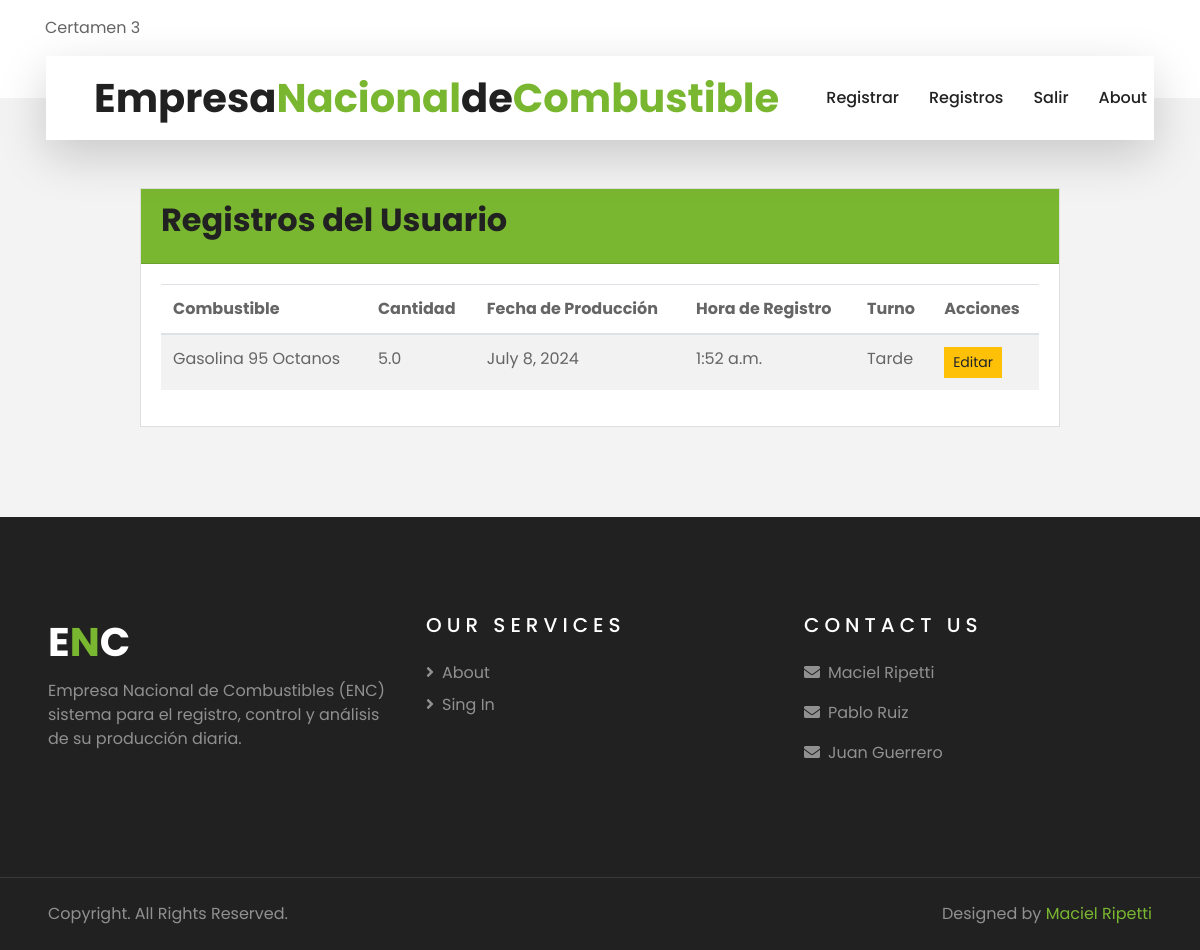
Before: /registros/ (signed in) with the older database file.
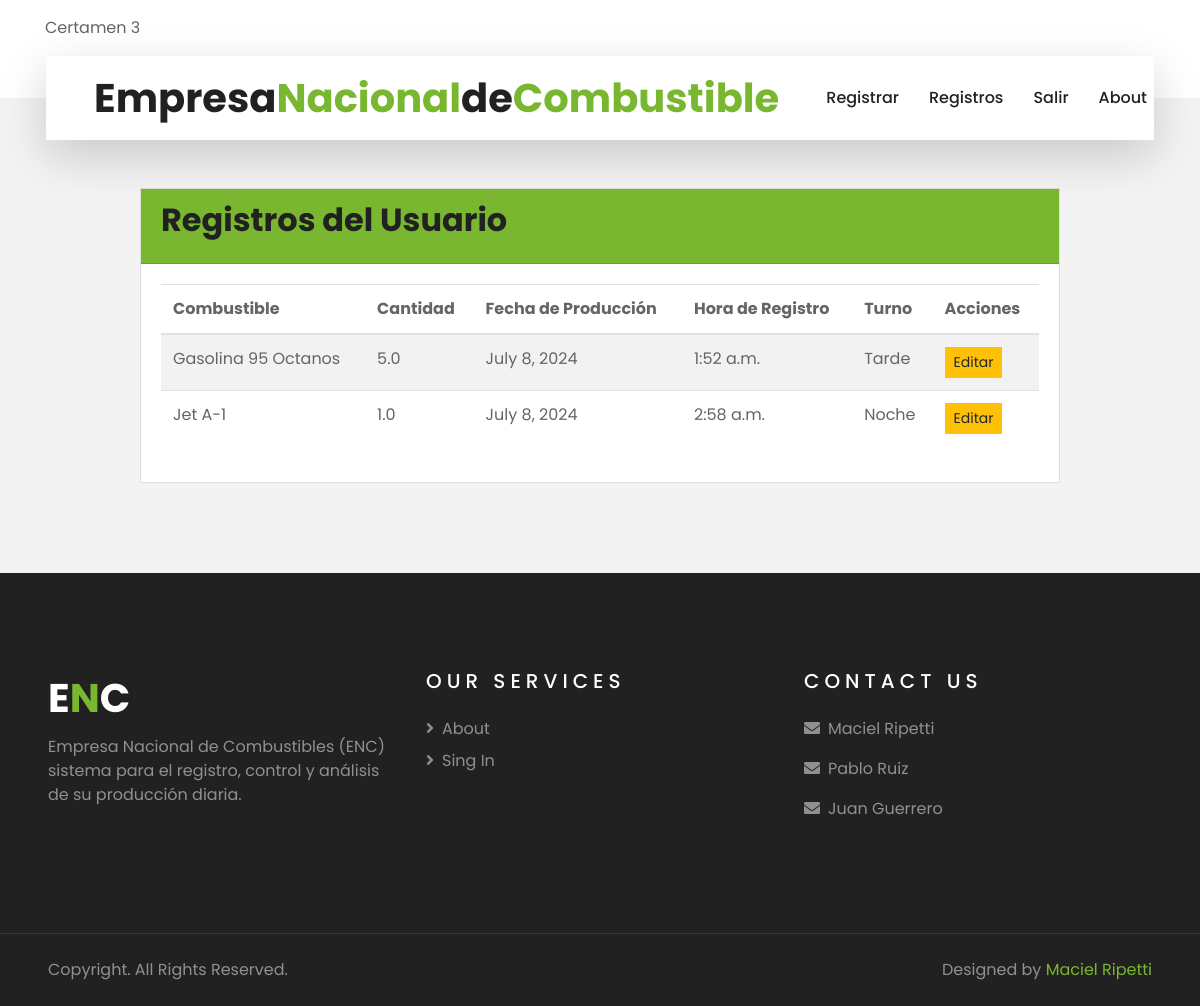
After: the same page with the newer database file.
### core/models.py (models this page shows, shortened)
class RegistroProduccion(models.Model):
    TURNO_CHOICES = [
        ('AM', 'Mañana'),
        ('PM', 'Tarde'),
        ('MM', 'Noche'),
    ]
    combustible = models.ForeignKey(Combustible, on_delete=models.CASCADE)
    litros_producidos = models.FloatField()
    fecha_produccion = models.DateField(default=timezone.now, editable=False)
    turno = models.CharField(max_length=2, choices=TURNO_CHOICES)
    hora_registro = models.TimeField(auto_now_add=True, editable=False)
    operador = models.ForeignKey(User, on_delete=models.CASCADE)

class Combustible(models.Model):
    codigo = models.CharField(max_length=3, unique=True)
    nombre = models.CharField(max_length=100)
    planta = models.ForeignKey(Planta, on_delete=models.CASCADE)

### core/views.py (the view)
# urls.py: path('registros/', registro_views.registros, name='registros_usuario'),
@login_required
@group_required('Operador')
def registros(request):
    registros = RegistroProduccion.objects.filter(operador=request.user)
    es_operador = request.user.groups.filter(name='Operador').exists()
    return render(request, 'core/mis_registros.html', {'registros': registros, 'es_operador':es_operador})

### core/views.py (called while the page is built)
def group_required(*group_names):
    def check(user):
        if user.groups.filter(name__in=group_names).exists()    | user.is_superuser:
            return True
        else:
            return False
    return user_passes_test(check, login_url='core/index.html')

### core/templates/core/mis_registros.html (shortened to what this page needs)
{% extends 'core/base.html' %}
{% load static %}
{% block content %}
<body>
    <div class="container mt-5">
        <div class="row justify-content-center">
            <div class="col-md-10">
                <div class="card">
                    <div class="card-header bg-primary text-white">
                        <h2 class="card-title">Registros del Usuario</h2>
                    </div>
                    <div class="card-body">
                        {% if registros %}
                            <table class="table table-striped">
                                <thead>
                                    <tr>
                                        <th>Combustible</th>
                                        <th>Cantidad</th>
                                        <th>Fecha de Producción</th>
                                        <th>Hora de Registro</th>
                                        <th>Turno</th>
                                        <th>Acciones</th>
                                    </tr>
                                </thead>
                                <tbody>
                                    {% for registro in registros %}
                                        <tr>
                                            <td>{{ registro.combustible.nombre }}</td>
                                            <td>{{ registro.litros_producidos }}</td>
                                            <td>{{ registro.fecha_produccion }}</td>
                                            <td>{{ registro.hora_registro }}</td>
                                            <td>{{ registro.get_turno_display }}</td>
                                            <td>
                                                <a href="{% url 'editar_registro' registro.pk %}" class="btn btn-sm btn-warning">Editar</a>
                                            </td>
                                        </tr>
                                    {% endfor %}
                                </tbody>
                            </table>
                        {% else %}
                            <p class="text-center">No hay registros disponibles.</p>
                        {% endif %}
                    </div>
                </div>
            </div>
        </div>
    </div>
</body>
</html>
{% endblock content %}

### core/templates/core/base.html (shortened to what this page needs)
{% load static %}
<!DOCTYPE html>
<html lang="en">
<head>
    <link href="https://cdnjs.cloudflare.com/ajax/libs/font-awesome/5.10.0/css/all.min.css" rel="stylesheet">
    <link href="{% static 'lib/owlcarousel/assets/owl.carousel.min.css' %}" rel="stylesheet">
    <link href="{% static 'lib/tempusdominus/css/tempusdominus-bootstrap-4.min.css' %}" rel="stylesheet">
    <link href="{% static 'css/style.css' %}" rel="stylesheet">
</head>
<body>
    <div class="container-fluid bg-light pt-3 d-none d-lg-block">
        <div class="container">
            <div class="row">
                <div class="col-lg-6 text-center text-lg-left mb-2 mb-lg-0">
                    <div class="d-inline-flex align-items-center">
                        <p>Certamen 3</p>
                    </div>
                </div>
            </div>
        </div>
    </div>
    <div class="container-fluid position-relative nav-bar p-0">
        <div class="container-lg position-relative p-0 px-lg-3" style="z-index: 9;">
            <nav class="navbar navbar-expand-lg bg-light navbar-light shadow-lg py-3 py-lg-0 pl-3 pl-lg-5">
                <a href="" class="navbar-brand">
                    <h1 class="m-0 text-primary"><span class="text-dark">Empresa</span>Nacional<span class="text-dark">de</span>Combustible</h1>
                </a>
                <div class="collapse navbar-collapse justify-content-between px-3" id="navbarCollapse">
                    <div class="navbar-nav ml-auto py-0">
                        {% if request.user.is_authenticated %}
                          {% if es_operador %}
                            <a href="{% url 'registro' %}" class="nav-item nav-link">Registrar</a>
                            <a href="{% url 'registros_usuario' %}" class="nav-item nav-link">Registros</a>
                          {% endif %}
                          <a href="{% url 'exit' %}" class="nav-item nav-link">Salir</a>
                        {% else %}
                          <a href="{% url 'login' %}" class="nav-item nav-link">Ingresar</a>
                        {% endif %}
                        <a href="" class="nav-item nav-link">About</a>
                    </div>
                </div>
            </nav>
        </div>
    </div>
    {% block content %}
    {% endblock content %}
    <div class="container-fluid bg-dark text-white-50 py-5 px-sm-3 px-lg-5" style="margin-top: 90px;">
        <div class="row pt-5">
            <div class="col-lg-4 col-md-6 mb-5">
                <a href="" class="navbar-brand">
                    <h1 class="text-primary"><span class="text-white">E</span>N<span class="text-white">C</span></h1>
                </a>
                <p>Empresa Nacional de Combustibles (ENC) sistema para el registro, control y
                  análisis de su producción diaria.</p>
            </div>
            <div class="col-lg-4 col-md-6 mb-5">
                <h5 class="text-white text-uppercase mb-4" style="letter-spacing: 5px;">Our Services</h5>
                <div class="d-flex flex-column justify-content-start">
                    <a class="text-white-50 mb-2" href="#"><i class="fa fa-angle-right mr-2"></i>About</a>
                    <a class="text-white-50 mb-2" href="#"><i class="fa fa-angle-right mr-2"></i>Sing In</a>
                </div>
            </div>
            <div class="col-lg-4 col-md-6 mb-5">
                <h5 class="text-white text-uppercase mb-4" style="letter-spacing: 5px;">Contact Us</h5>
                <p><i class="fa fa-envelope mr-2"></i>Maciel Ripetti</p>
                <p><i class="fa fa-envelope mr-2"></i>Pablo Ruiz</p>
                <p><i class="fa fa-envelope mr-2"></i>Juan Guerrero</p>
            </div>
        </div>
    </div>
    <div class="container-fluid bg-dark text-white border-top py-4 px-sm-3 px-md-5" style="border-color: rgba(256, 256, 256, .1) !important;">
        <div class="row">
            <div class="col-lg-6 text-center text-md-left mb-3 mb-md-0">
                <p class="m-0 text-white-50">Copyright. All Rights Reserved.</a>
                </p>
            </div>
            <div class="col-lg-6 text-center text-md-right">
                <p class="m-0 text-white-50">Designed by <a href="">Maciel Ripetti</a>
                </p>
            </div>
        </div>
    </div>
</body>
</html>

Changed rows visible on the page:
added RegistroProduccion: combustible.nombre "Jet A-1", litros_producidos "1.0", fecha_produccion "July 8, 2024", hora_registro "2:58 a.m.", turno "Noche"
